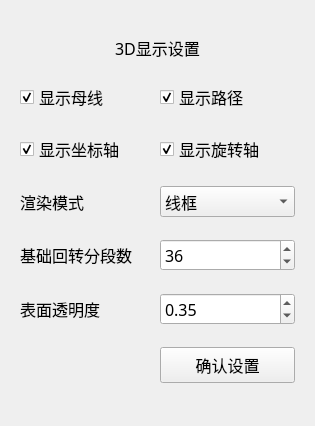
<?xml version="1.0" encoding="UTF-8"?>
<ui version="4.0">
 <class>DisplaySetWindow</class>
 <widget class="QWidget" name="DisplaySetWindow">
  <property name="geometry">
   <rect>
    <x>0</x>
    <y>0</y>
    <width>315</width>
    <height>426</height>
   </rect>
  </property>
  <property name="windowTitle">
   <string>DisplaySet</string>
  </property>
  <layout class="QGridLayout" name="gridLayout">
   <item row="0" column="0">
    <layout class="QVBoxLayout" name="verticalLayout">
     <item>
      <widget class="QWidget" name="wgt3Dset" native="true">
       <property name="font">
        <font>
         <family>3ds</family>
         <pointsize>12</pointsize>
        </font>
       </property>
       <layout class="QGridLayout" name="gridLayout_2">
        <item row="1" column="1">
         <widget class="QCheckBox" name="chkShowPath3D">
          <property name="text">
           <string>显示路径</string>
          </property>
          <property name="checked">
           <bool>true</bool>
          </property>
         </widget>
        </item>
        <item row="2" column="0">
         <widget class="QCheckBox" name="chkShowAxis3D">
          <property name="text">
           <string>显示坐标轴</string>
          </property>
          <property name="checked">
           <bool>true</bool>
          </property>
         </widget>
        </item>
        <item row="5" column="1">
         <widget class="QSpinBox" name="spnRevolveResolution">
          <property name="sizePolicy">
           <sizepolicy hsizetype="Fixed" vsizetype="Fixed">
            <horstretch>0</horstretch>
            <verstretch>0</verstretch>
           </sizepolicy>
          </property>
          <property name="minimumSize">
           <size>
            <width>135</width>
            <height>0</height>
           </size>
          </property>
          <property name="minimum">
           <number>12</number>
          </property>
          <property name="maximum">
           <number>180</number>
          </property>
          <property name="singleStep">
           <number>6</number>
          </property>
          <property name="value">
           <number>36</number>
          </property>
         </widget>
        </item>
        <item row="4" column="1">
         <widget class="QComboBox" name="cmbRenderMode3D">
          <property name="sizePolicy">
           <sizepolicy hsizetype="Fixed" vsizetype="Fixed">
            <horstretch>0</horstretch>
            <verstretch>0</verstretch>
           </sizepolicy>
          </property>
          <property name="minimumSize">
           <size>
            <width>135</width>
            <height>0</height>
           </size>
          </property>
          <item>
           <property name="text">
            <string>线框</string>
           </property>
          </item>
          <item>
           <property name="text">
            <string>低精度表面</string>
           </property>
          </item>
          <item>
           <property name="text">
            <string>高精度表面</string>
           </property>
          </item>
         </widget>
        </item>
        <item row="6" column="1">
         <widget class="QDoubleSpinBox" name="dsbSurfaceOpacity">
          <property name="sizePolicy">
           <sizepolicy hsizetype="Fixed" vsizetype="Fixed">
            <horstretch>0</horstretch>
            <verstretch>0</verstretch>
           </sizepolicy>
          </property>
          <property name="minimumSize">
           <size>
            <width>135</width>
            <height>0</height>
           </size>
          </property>
          <property name="minimum">
           <double>0.050000000000000</double>
          </property>
          <property name="maximum">
           <double>1.000000000000000</double>
          </property>
          <property name="singleStep">
           <double>0.050000000000000</double>
          </property>
          <property name="value">
           <double>0.350000000000000</double>
          </property>
         </widget>
        </item>
        <item row="5" column="0">
         <widget class="QLabel" name="label_14">
          <property name="text">
           <string>基础回转分段数</string>
          </property>
         </widget>
        </item>
        <item row="0" column="0" colspan="2">
         <widget class="QLabel" name="label_13">
          <property name="sizePolicy">
           <sizepolicy hsizetype="Preferred" vsizetype="Fixed">
            <horstretch>0</horstretch>
            <verstretch>0</verstretch>
           </sizepolicy>
          </property>
          <property name="text">
           <string>3D显示设置</string>
          </property>
          <property name="alignment">
           <set>Qt::AlignCenter</set>
          </property>
         </widget>
        </item>
        <item row="4" column="0">
         <widget class="QLabel" name="label_12">
          <property name="text">
           <string>渲染模式</string>
          </property>
         </widget>
        </item>
        <item row="6" column="0">
         <widget class="QLabel" name="label_15">
          <property name="text">
           <string>表面透明度</string>
          </property>
         </widget>
        </item>
        <item row="2" column="1">
         <widget class="QCheckBox" name="chkShowAxisLine3D">
          <property name="text">
           <string>显示旋转轴</string>
          </property>
          <property name="checked">
           <bool>true</bool>
          </property>
         </widget>
        </item>
        <item row="1" column="0">
         <widget class="QCheckBox" name="chkShowProfile3D">
          <property name="text">
           <string>显示母线</string>
          </property>
          <property name="checked">
           <bool>true</bool>
          </property>
         </widget>
        </item>
        <item row="7" column="1">
         <widget class="QPushButton" name="btnConfirm3DSet">
          <property name="minimumSize">
           <size>
            <width>36</width>
            <height>36</height>
           </size>
          </property>
          <property name="text">
           <string>确认设置</string>
          </property>
         </widget>
        </item>
       </layout>
      </widget>
     </item>
    </layout>
   </item>
  </layout>
 </widget>
 <resources/>
 <connections/>
</ui>
